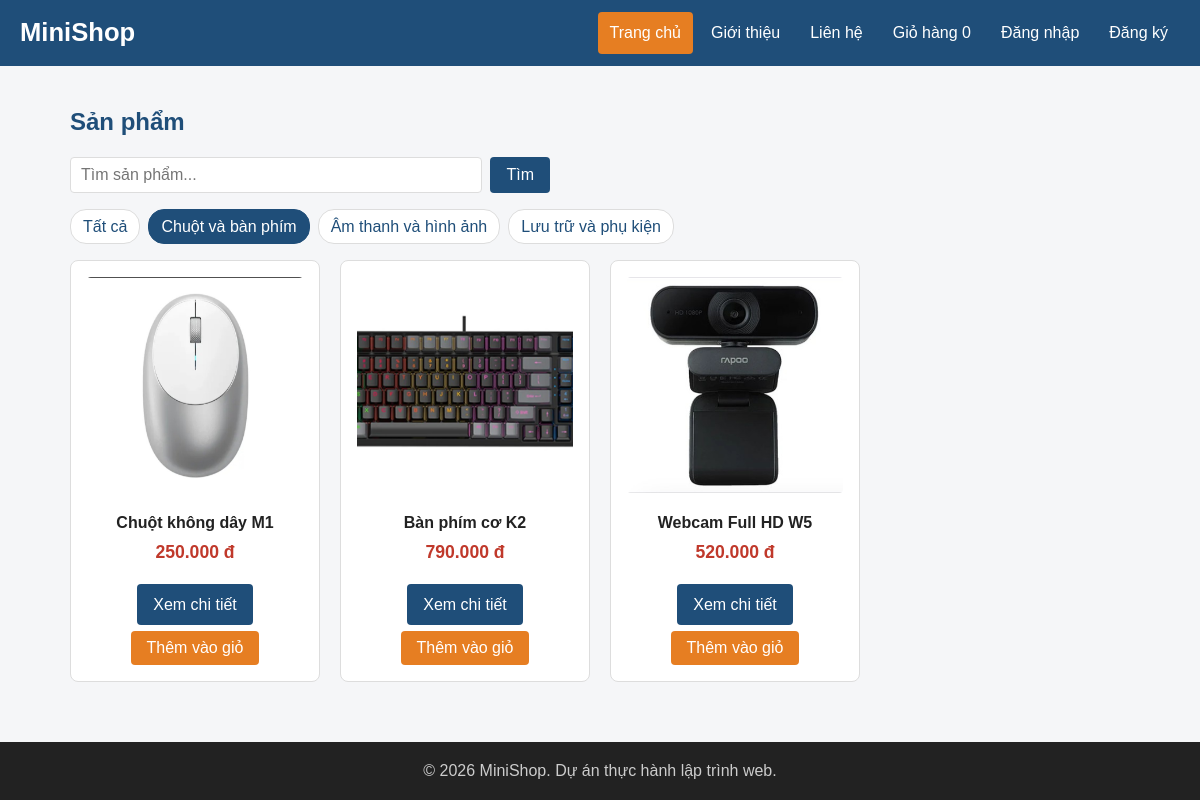
Screenshot of /index.php?category=1 with the database file from the repository.
### tables this page shows
CREATE TABLE IF NOT EXISTS `categories` (
    `id` INT UNSIGNED NOT NULL AUTO_INCREMENT,
    `name` VARCHAR(100) NOT NULL,
    PRIMARY KEY (`id`)
);

CREATE TABLE IF NOT EXISTS `products` (
    `id` INT UNSIGNED NOT NULL AUTO_INCREMENT,
    `category_id` INT UNSIGNED NOT NULL,
    `name` VARCHAR(200) NOT NULL,
    `price` INT UNSIGNED NOT NULL,
    `description` TEXT,
    `image` VARCHAR(255) NOT NULL DEFAULT 'images/sp01.jpg',
    `stock` INT UNSIGNED NOT NULL DEFAULT 0,
    `created_at` DATETIME NOT NULL DEFAULT CURRENT_TIMESTAMP,
    PRIMARY KEY (`id`),
    CONSTRAINT `fk_products_category`
        FOREIGN KEY (`category_id`) REFERENCES `categories` (`id`)
);

### includes/init.php (called while the page is built, shortened)
<?php
function e($value): string
{
    return htmlspecialchars((string) $value, ENT_QUOTES | ENT_SUBSTITUTE, 'UTF-8');
}
function url(string $path = ''): string
{
    $scriptDirectory = str_replace('\\', '/', dirname($_SERVER['SCRIPT_NAME'] ?? '/'));
    $basePath = rtrim($scriptDirectory, '/');
    return $basePath . '/' . ltrim($path, '/');
}
function format_price($price): string
{
    return number_format((float) $price, 0, ',', '.') . ' đ';
}

### index.php (the view, shortened to what this page needs)
<?php
require __DIR__ . '/includes/init.php';
$categoryInput = $_GET['category'] ?? 0;
$categoryId = is_scalar($categoryInput) ? (int) $categoryInput : 0;
$keywordInput = $_GET['q'] ?? '';
$keyword = is_string($keywordInput) ? trim($keywordInput) : '';
$categories = $pdo->query('SELECT id, name FROM categories ORDER BY id')->fetchAll();
$sql = 'SELECT id, name, price, image FROM products';
$where = [];
$params = [];
if ($categoryId > 0) {
    $where[] = 'category_id = ?';
    $params[] = $categoryId;
}
if ($where !== []) {
    $sql .= ' WHERE ' . implode(' AND ', $where);
}
$sql .= ' ORDER BY id';
$statement = $pdo->prepare($sql);
$statement->execute($params);
$products = $statement->fetchAll();
require __DIR__ . '/includes/header.php';
?>
<section>
    <h2>Sản phẩm</h2>
    <form action="<?= e(url('index.php')) ?>" method="get" class="search-form">
        <input type="search" name="q" value="<?= e($keyword) ?>" placeholder="Tìm sản phẩm...">
        <button type="submit" class="btn">Tìm</button>
    </form>
    <p class="category-bar">
        <a href="<?= e(url('index.php')) ?>" class="<?= $categoryId === 0 ? 'active' : '' ?>">Tất cả</a>
        <?php foreach ($categories as $category): ?>
            <a href="<?= e(url('index.php?category=' . $category['id'])) ?>"
               class="<?= $categoryId === (int) $category['id'] ? 'active' : '' ?>"><?= e($category['name']) ?></a>
        <?php endforeach; ?>
    </p>
    <div class="product-list">
        <?php foreach ($products as $product): ?>
            <article class="product-card">
                <img src="<?= e(url($product['image'])) ?>" alt="<?= e($product['name']) ?>">
                <h3><?= e($product['name']) ?></h3>
                <p class="price"><?= e(format_price($product['price'])) ?></p>
                <a href="<?= e(url('product.php?id=' . $product['id'])) ?>" class="btn">Xem chi tiết</a>
                <button type="button" class="btn btn-accent add-to-cart"
                        data-id="<?= e($product['id']) ?>">Thêm vào giỏ</button>
            </article>
        <?php endforeach; ?>
    </div>
</section>
<?php require __DIR__ . '/includes/footer.php'; ?>

### css/style.css (style rules this page uses)
:root { --primary: #1f4e79; --primary-dark: #163a5a; --accent: #e67e22; --accent-dark: #cf6d17; --text: #222222; --muted: #666666; --border: #dddddd; --bg: #f5f6f8; --white: #ffffff; --danger: #c0392b; }
* { box-sizing: border-box; }
body { margin: 0; font-family: Arial, Helvetica, sans-serif; font-size: 16px; line-height: 1.6; color: var(--text); background-color: var(--bg); }
h1, h2, h3 { line-height: 1.3; }
h2 { color: var(--primary); }
a { color: var(--primary); text-decoration: none; }
img { max-width: 100%; height: auto; }
.price { color: var(--danger); font-size: 1.1rem; font-weight: bold; }
.product-list { display: grid; grid-template-columns: repeat(4, 1fr); gap: 20px; }
.product-card { padding: 16px; border: 1px solid var(--border); border-radius: 8px; background-color: var(--white); text-align: center; transition: box-shadow 0.2s, transform 0.2s; }
.product-card img { width: 100%; aspect-ratio: 1 / 1; object-fit: cover; border-radius: 4px; }
.product-card h3 { margin: 12px 0 4px; font-size: 1rem; }
.product-card .price { margin: 0 0 12px; }
.btn { display: inline-block; padding: 8px 16px; border: none; border-radius: 4px; background-color: var(--primary); color: var(--white); font-size: 1rem; font-family: inherit; cursor: pointer; }
.btn-accent { background-color: var(--accent); }
.product-card .btn { margin-top: 6px; }
body { display: flex; flex-direction: column; min-height: 100vh; }
.search-form { display: flex; gap: 8px; max-width: 480px; margin-bottom: 12px; }
.search-form input { flex: 1; padding: 8px 10px; border: 1px solid var(--border); border-radius: 4px; font-size: 1rem; }
.category-bar { display: flex; flex-wrap: wrap; gap: 8px; }
.category-bar a { padding: 4px 12px; border: 1px solid var(--border); border-radius: 16px; background-color: var(--white); }
.category-bar a.active { border-color: var(--primary); background-color: var(--primary); color: var(--white); }

### rows the page displays
categories: name "Chuột và bàn phím"
categories: name "Âm thanh và hình ảnh"
categories: name "Lưu trữ và phụ kiện"
products: image (picture), name "Chuột không dây M1", price "250.000 đ"
products: image (picture), name "Bàn phím cơ K2", price "790.000 đ"
products: image (picture), name "Webcam Full HD W5", price "520.000 đ"
